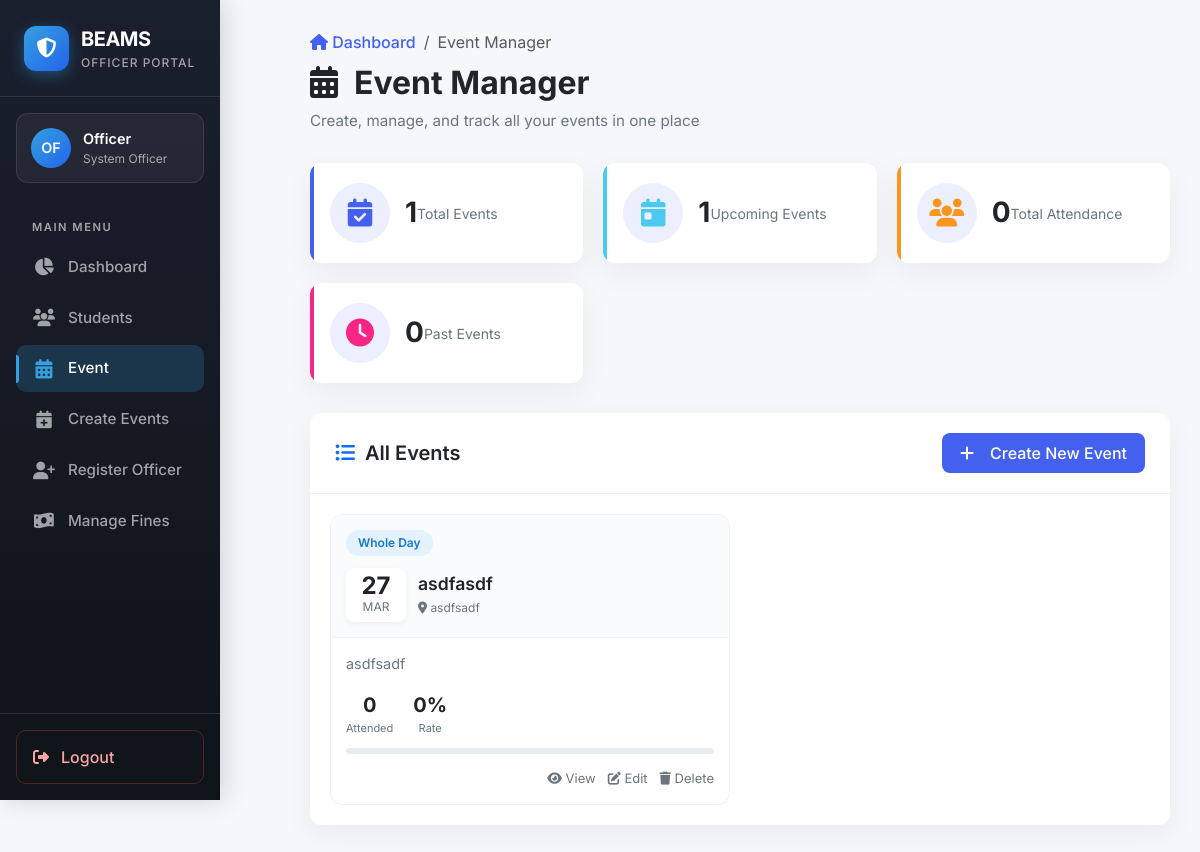
The app's page /views/officerpage/manage_event.php (signed in) with its own data.
### tables this page shows
CREATE TABLE `events` (
  `event_id` int(11) NOT NULL,
  `event_name` varchar(150) NOT NULL,
  `event_date` date NOT NULL,
  `event_type` enum('whole_day','half_day_am','half_day_pm') NOT NULL DEFAULT 'whole_day',
  `half_day_period` enum('am','pm') DEFAULT NULL,
  `description` text DEFAULT NULL,
  `location` varchar(255) DEFAULT NULL,
  `created_by` varchar(20) NOT NULL,
  `created_at` timestamp NOT NULL DEFAULT current_timestamp(),
  `fines_generated` tinyint(1) NOT NULL DEFAULT 0
);

### views/officerpage/manage_event.php (the view, shortened to what this page needs)
<?php
require "../../Connection/connection.php";
$events = $conn->query("
    SELECT e.*,
           COUNT(DISTINCT a.student_id) as attendance_count,
           (SELECT COUNT(*) FROM students) as total_students
    FROM events e
    LEFT JOIN attendance a ON e.event_id = a.event_id
    GROUP BY e.event_id
    ORDER BY e.event_date DESC
");
include "../sidebar/officer_sidebar.php";
?>
<!DOCTYPE html>
<html lang="en">
<head>
    <link href="https://cdn.jsdelivr.net/npm/bootstrap@5.3.2/dist/css/bootstrap.min.css" rel="stylesheet">
    <link rel="stylesheet" href="https://cdnjs.cloudflare.com/ajax/libs/font-awesome/6.4.0/css/all.min.css">
</head>
<body>
    <div class="main-contents">
        <div class="page-header">
            <nav aria-label="breadcrumb">
                <ol class="breadcrumb">
                    <li class="breadcrumb-item"><a href="officer_dashboard.php"><i class="fas fa-home"></i>
                            Dashboard</a></li>
                    <li class="breadcrumb-item active" aria-current="page">Event Manager</li>
                </ol>
            </nav>
            <h1 class="page-title"><i class="fas fa-calendar-alt me-3"></i>Event Manager</h1>
            <p class="page-subtitle">Create, manage, and track all your events in one place</p>
        </div>
        <div class="stats-row">
            <div class="stat-card primary animate-in">
                <div class="stat-icon"><i class="fas fa-calendar-check"></i></div>
                <div class="stat-value"><?php echo $events->num_rows; ?></div>
                <div class="stat-label">Total Events</div>
            </div>
            <div class="stat-card success animate-in delay-1">
                <div class="stat-icon"><i class="fas fa-calendar-day"></i></div>
                <div class="stat-value">
                    <?php
                    $upcoming = $conn->query("SELECT COUNT(*) as count FROM events WHERE event_date >= CURDATE()")->fetch_assoc()['count'];
                    echo $upcoming;
                    ?>
                </div>
                <div class="stat-label">Upcoming Events</div>
            </div>
            <div class="stat-card warning animate-in delay-2">
                <div class="stat-icon"><i class="fas fa-users"></i></div>
                <div class="stat-value">
                    <?php
                    $total_attendance = $conn->query("SELECT COUNT(DISTINCT student_id) as count FROM attendance")->fetch_assoc()['count'];
                    echo $total_attendance;
                    ?>
                </div>
                <div class="stat-label">Total Attendance</div>
            </div>
            <div class="stat-card danger animate-in delay-3">
                <div class="stat-icon"><i class="fas fa-clock"></i></div>
                <div class="stat-value">
                    <?php
                    $past = $conn->query("SELECT COUNT(*) as count FROM events WHERE event_date < CURDATE()")->fetch_assoc()['count'];
                    echo $past;
                    ?>
                </div>
                <div class="stat-label">Past Events</div>
            </div>
        </div>
        <div class="content-card animate-in delay-2">
            <div class="card-header">
                <h3 class="card-title"><i class="fas fa-list-ul text-primary"></i> All Events</h3>
                <a href="create_event.php" class="create-link">
                    <i class="fas fa-plus me-2"></i>Create New Event
                </a>
            </div>
            <div class="events-grid">
                <?php if ($events->num_rows > 0): ?>
                <?php while($event = $events->fetch_assoc()):
                        $date = strtotime($event['event_date']);
                        $day = date('d', $date);
                        $month = date('M', $date);
                        $attendance_rate = $event['total_students'] > 0 ?
                            round(($event['attendance_count'] / $event['total_students']) * 100) : 0;
                        $badge_class = '';
                        $badge_label = '';
                        if ($event['event_type'] === 'whole_day') {
                            $badge_class = 'badge-whole';
                            $badge_label = 'Whole Day';
                        } else {
                            $badge_class = 'badge-whole';
                            $badge_label = 'Whole Day';
                        }
                    ?>
                <div class="event-card" data-event-id="<?php echo $event['event_id']; ?>">
                    <div class="event-header">
                        <span
                            class="event-type-badge <?php echo $badge_class; ?>"><?php echo htmlspecialchars($badge_label); ?></span>
                        <div class="event-date">
                            <div class="date-box">
                                <div class="date-day"><?php echo htmlspecialchars($day); ?></div>
                                <div class="date-month"><?php echo htmlspecialchars($month); ?></div>
                            </div>
                            <div>
                                <h4 class="event-title"><?php echo htmlspecialchars($event['event_name']); ?></h4>
                                <div class="event-location">
                                    <i class="fas fa-map-marker-alt"></i>
                                    <?php echo htmlspecialchars($event['location'] ?: 'No location set'); ?>
                                </div>
                            </div>
                        </div>
                    </div>
                    <div class="event-body">
                        <p class="event-description">
                            <?php echo htmlspecialchars($event['description'] ?: 'No description available.'); ?>
                        </p>
                        <div class="event-stats">
                            <div class="event-stat">
                                <div class="event-stat-value"><?php echo $event['attendance_count']; ?></div>
                                <div class="event-stat-label">Attended</div>
                            </div>
                            <div class="event-stat">
                                <div class="event-stat-value"><?php echo $attendance_rate; ?>%</div>
                                <div class="event-stat-label">Rate</div>
                            </div>
                        </div>
                        <div class="progress">
                        </div>
                        <div class="event-actions">
                            <a href="#" class="view-event" data-id="<?php echo $event['event_id']; ?>"><i
                                    class="fas fa-eye"></i> View</a>
                            <a href="#" class="edit-event" data-id="<?php echo $event['event_id']; ?>"><i
                                    class="fas fa-edit"></i> Edit</a>
                            <a href="#" class="delete-event" data-id="<?php echo $event['event_id']; ?>"><i
                                    class="fas fa-trash"></i> Delete</a>
                        </div>
                    </div>
                </div>
                <?php endwhile; ?>
                <?php endif; ?>
            </div>
        </div>
    </div>
</body>
</html>

### views/sidebar/officer_sidebar.php (style rules this page uses)
:root { --sidebar-width: 220px; --beams-primary-blue: #33A1E0; --beams-dark-bg: #1a1f2e; --beams-hover-bg: rgba(255, 255, 255, 0.08); --beams-active-bg: rgba(51, 161, 224, 0.2); --beams-text-muted: rgba(255, 255, 255, 0.6); --beams-transition: all 0.3s cubic-bezier(0.4, 0, 0.2, 1); }
* { margin: 0; padding: 0; box-sizing: border-box; }
body { margin: 0; font-family: 'Inter', sans-serif; background-color: #f1f5f9; overflow-x: hidden; }

### records on screen
events: event_type "Whole Day", event_date "27", event_date "MAR", event_name "asdfasdf", location "asdfsadf", description "asdfsadf", attendance_count "0", attendance_rate "0"

### other values on screen
$events->num_rows "1"
$upcoming "1"
$total_attendance "0"
$past "0"
